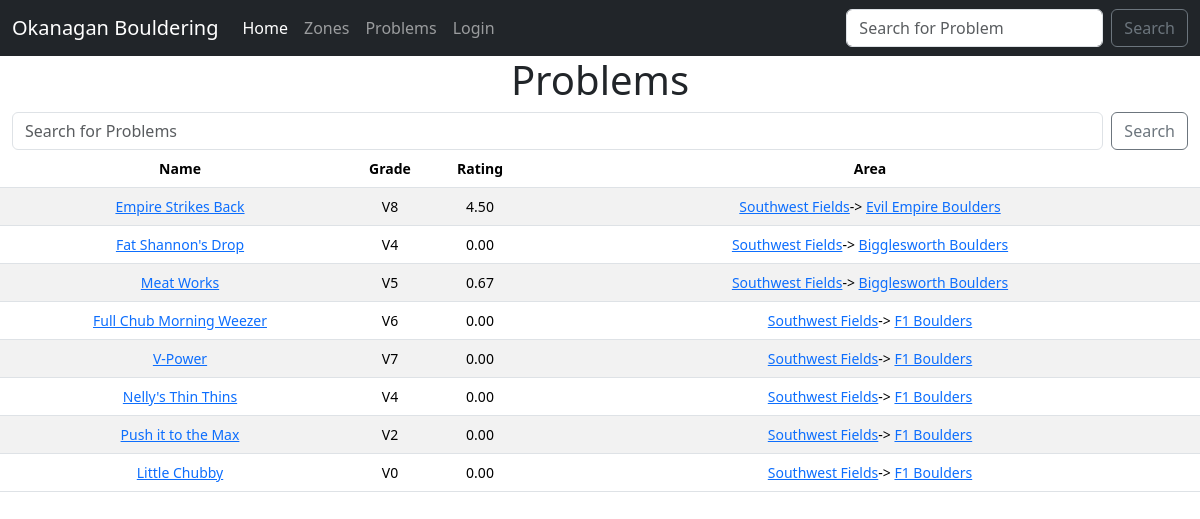
The page /problems on the database its author committed.
### guide/models.py (models this page shows, shortened)
class Problem(models.Model):
    area = models.ForeignKey(Area, blank=True, null=True, on_delete=models.CASCADE)
    name = models.CharField(max_length=100)
    description = models.CharField(max_length=300)
    grade = models.PositiveIntegerField()
    fa = models.CharField(max_length=50)
    image = models.ImageField(null=True, blank=True)
    map_id = models.PositiveIntegerField(null=True, blank=True)
    avgrating = models.DecimalField(null=True, max_digits=3, decimal_places=2, default=0.00)
    avggrade = models.DecimalField(null=True, max_digits=3, decimal_places=2)

class Area(models.Model):
    name = models.CharField(max_length=100)
    map = models.ImageField(null=True, blank=True)
    approach = models.TextField(null=True, blank=True)
    best_problems = models.CharField(max_length=200, null=True, blank=True)
    zone = models.ForeignKey(Zone, blank=True, null=True, on_delete=models.CASCADE)
    def __str__(self):
        return self.name

class Zone(models.Model):
    name = models.CharField(max_length=100)
    def __str__(self):
        return self.name

### guide/views.py (the view)
# urls.py: path("problems", views.problems, name="problems"),
def problems(request):
    return render(request, "guide/problems.html", {
        "problems": Problem.objects.all(),
        'areas': Area.objects.all(),
        'zones': Zone.objects.all(),
    })

### guide/templates/guide/problems.html (shortened to what this page needs)
{% extends "guide/layout.html" %}
{% block body %}
<h1>Problems</h1>
<div class="container-fluid">
    <form class="d-flex" method="POST" action="{% url 'search' %}">
        <input class="form-control me-2" type="search" name="searched" placeholder="Search for Problems" aria-label="Search">
        <button class="btn btn-outline-secondary" type="submit">Search</button>
    </form>
</div>
<table class="table table-striped">
    <thead>
        <tr>
            <th scope="col">Name</th>
            <th scope="col">Grade</th>
            <th scope="col">Rating</th>
            <th scope="col">Area</th>
        </tr>
    </thead>
    <tbody>
        {% for problem in problems %}
        <tr>
            <td class="column_a" scope="row">
                <a href="{% url 'problem' problem.id %}">{{ problem.name }}</a>
            </td>
            <td class="column_b">V{{ problem.grade }}</td>
            <td class-="column_d">{{ problem.avgrating}} </td>
            <td class="column_c">
                <a href="{% url 'zones' %}">{{ problem.area.zone }}</a>->
                <a href="{% url 'area' problem.area %}">{{ problem.area }}</a>
            </td>
        </tr>
        {% endfor %}
    </tbody>
</table>
{% endblock %}

### static/css/styles.css (style rules this page uses)
body { text-align: center; }
table { font-size: 14px; width: 100%; }
td { max-width: 0; overflow: hidden; text-overflow: ellipsis; white-space: nowrap; }
td.column_a { width: 30%; }
td.column_b { width: 5%; }
td.column_c { width: 55%; }

### rows shown on the page
Problem: name "Empire Strikes Back", grade "8", avgrating "4.50", area.zone "Southwest Fields", area "Evil Empire Boulders"
Problem: name "Fat Shannon's Drop", grade "4", avgrating "0.00", area.zone "Southwest Fields", area "Bigglesworth Boulders"
Problem: name "Meat Works", grade "5", avgrating "0.67", area.zone "Southwest Fields", area "Bigglesworth Boulders"
Problem: name "Full Chub Morning Weezer", grade "6", avgrating "0.00", area.zone "Southwest Fields", area "F1 Boulders"
Problem: name "V-Power", grade "7", avgrating "0.00", area.zone "Southwest Fields", area "F1 Boulders"
Problem: name "Nelly's Thin Thins", grade "4", avgrating "0.00", area.zone "Southwest Fields", area "F1 Boulders"
Problem: name "Push it to the Max", grade "2", avgrating "0.00", area.zone "Southwest Fields", area "F1 Boulders"
Problem: name "Little Chubby", grade "0", avgrating "0.00", area.zone "Southwest Fields", area "F1 Boulders"
